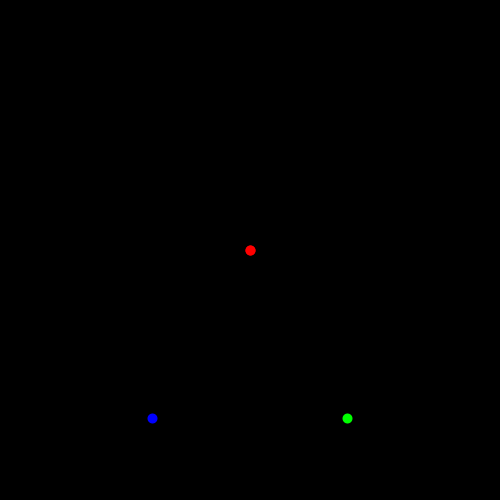
Frame 1 (no input)
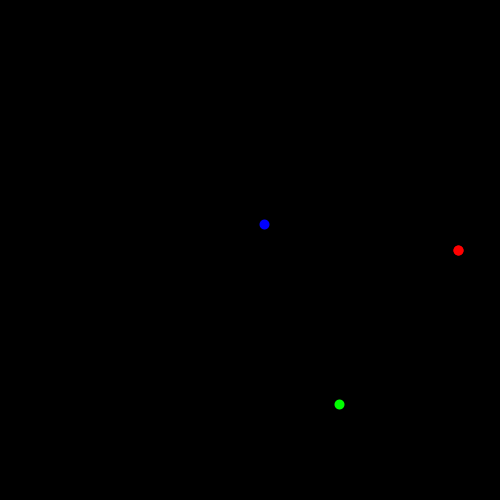
Frame 60 (the mouse pressed at the canvas centre just before this capture)
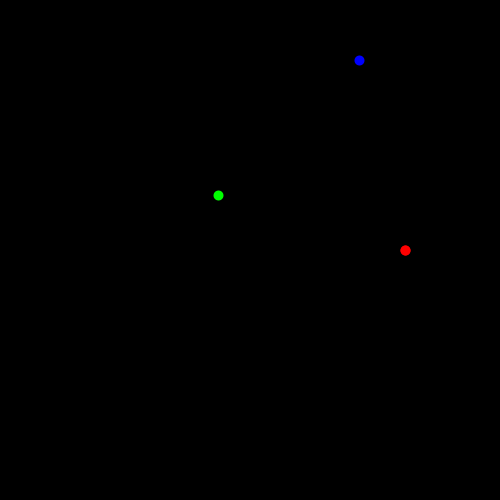
Frame 120 (the mouse held since frame 60 and released just before this capture)

The Processing sketch that drew these frames (run headless with seeded random() and noise(); from frame 60 on, the mouse is pressed at the canvas centre):

// Processing sketch: BeautifulTrigonometry
// ── BeautifulTrigonometry.pde
float angle = 0;
int d;
int r;

int dotsAmount = 3;
boolean showLines = false;
boolean showCirclingDot = false;
boolean showCircle = false;

void setup(){
  size(500, 500);
  colorMode(HSB);
  d = width - width/10;
  r = d/2;
}

void draw(){
  background(0);
  translate(width/2, height/2);
  noFill();
  
  if(showCircle) {
    stroke(255);
    strokeWeight(1);
    circle(0,0,d);
  }
  
  if(showCirclingDot) {
    stroke(255);
    strokeWeight(8);
    point(r*sin(angle), r*cos(angle));
  }
  
  for(float i=0; i<=PI; i+=PI/dotsAmount) {
    if(showLines) {
      stroke(255);
      strokeWeight(1);
      line(r*cos(i),r*sin(i),cos(i),sin(i)); 
      line(-r*cos(i),-r*sin(i),cos(i),sin(i));
    }
    
    stroke((int)map(i,0,PI,0,255), 255,255);
    strokeWeight(width/50);
    point(r*cos(i)*sin(angle + i), r*sin(i)*sin(angle + i));
  }
  
  angle += 0.02;
}
